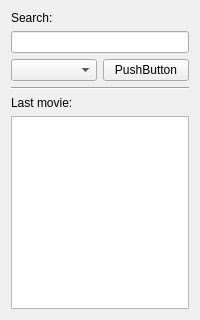
<?xml version="1.0" encoding="UTF-8"?>
<ui version="4.0">
 <class>MainWindow</class>
 <widget class="QMainWindow" name="MainWindow">
  <property name="geometry">
   <rect>
    <x>0</x>
    <y>0</y>
    <width>200</width>
    <height>320</height>
   </rect>
  </property>
  <property name="windowTitle">
   <string>MainWindow</string>
  </property>
  <widget class="QWidget" name="centralWidget">
   <layout class="QVBoxLayout" name="verticalLayout">
    <item>
     <widget class="QLabel" name="label">
      <property name="text">
       <string>Search:</string>
      </property>
     </widget>
    </item>
    <item>
     <widget class="QLineEdit" name="lineEdit"/>
    </item>
    <item>
     <layout class="QHBoxLayout" name="horizontalLayout">
      <item>
       <widget class="QComboBox" name="comboBox"/>
      </item>
      <item>
       <widget class="QPushButton" name="pushButton">
        <property name="text">
         <string>PushButton</string>
        </property>
       </widget>
      </item>
     </layout>
    </item>
    <item>
     <widget class="Line" name="line">
      <property name="orientation">
       <enum>Qt::Horizontal</enum>
      </property>
     </widget>
    </item>
    <item>
     <widget class="QLabel" name="label_2">
      <property name="text">
       <string>Last movie:</string>
      </property>
     </widget>
    </item>
    <item>
     <widget class="QGraphicsView" name="graphicsView"/>
    </item>
   </layout>
  </widget>
  <widget class="QMenuBar" name="menuBar">
   <property name="geometry">
    <rect>
     <x>0</x>
     <y>0</y>
     <width>200</width>
     <height>22</height>
    </rect>
   </property>
  </widget>
 </widget>
 <layoutdefault spacing="6" margin="11"/>
 <resources/>
 <connections/>
</ui>
